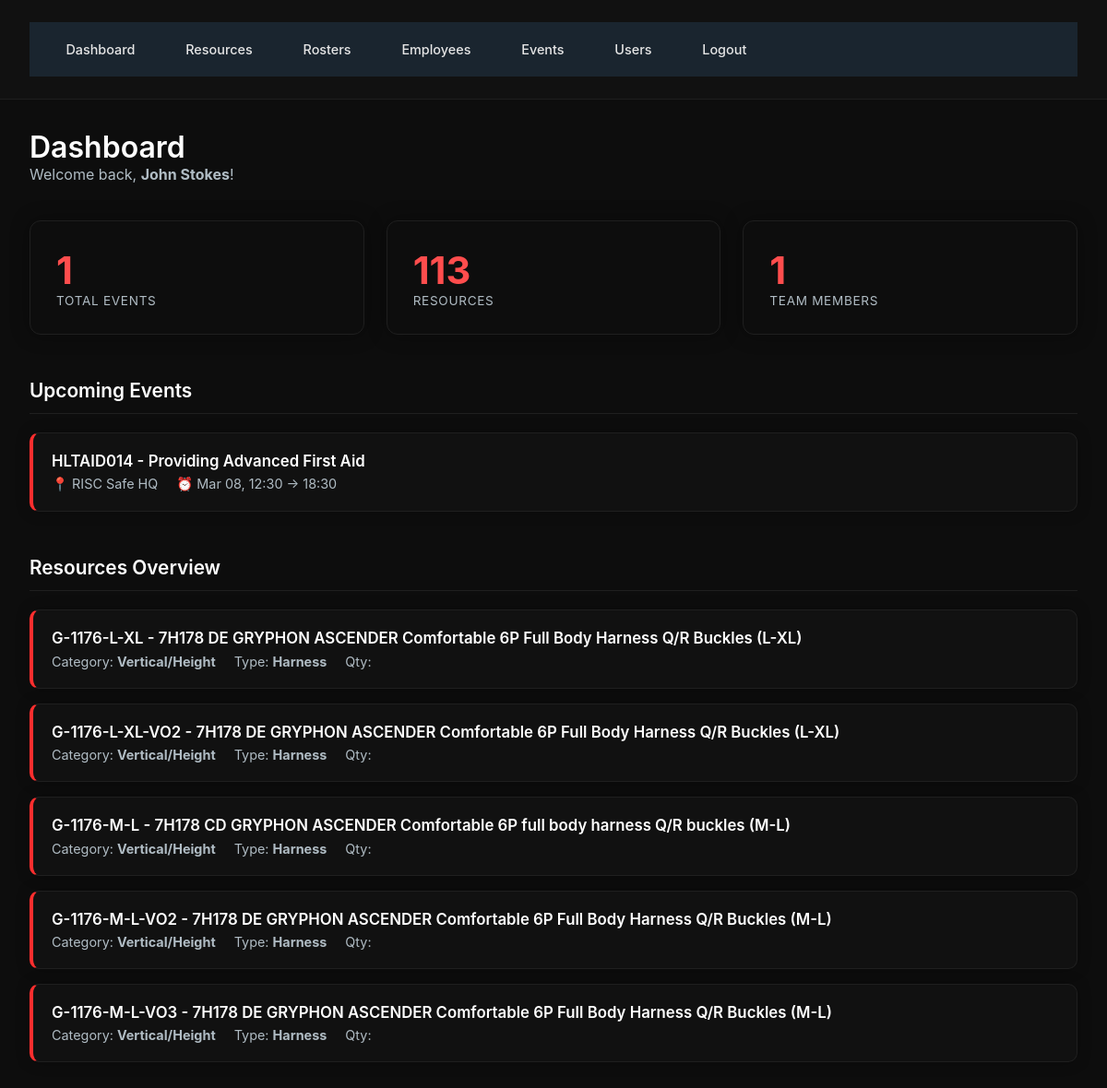
The app's page / (signed in) with its own data.
### Database.py (models this page shows, shortened)
class User(UserMixin, db.Model):
    id = db.Column(db.Integer, primary_key=True)
    username = db.Column(db.String(120), unique=True, nullable=False)
    password_hash = db.Column(db.String(255), nullable=False)
    is_admin = db.Column(db.Boolean, default=False)
    employee_id = db.Column(db.Integer, db.ForeignKey('employee.id'))
    employee = db.relationship('Employee', backref='user', uselist=False)

class Event(db.Model):
    id = db.Column(db.Integer, primary_key=True)
    title = db.Column(db.String(200))
    location = db.Column(db.String(200))
    start_time = db.Column(db.DateTime)
    end_time = db.Column(db.DateTime)
    setup_minutes = db.Column(db.Integer, default=0)
    packup_minutes = db.Column(db.Integer, default=0)
    employees = db.relationship("Employee", secondary=event_employee, cascade="all, delete", passive_deletes=True)
    resources = db.relationship("Resource", secondary=event_resource, cascade="all, delete", passive_deletes=True)

class Resource(db.Model):
    id = db.Column(db.Integer, primary_key=True)
    item_code = db.Column(db.String(120), unique=True, nullable=False)
    category = db.Column(db.String(120), nullable=False)
    type = db.Column(db.String(120), nullable=False)
    description = db.Column(db.String(255))
    qty = db.Column(db.Integer, default=1)
    asset_number = db.Column(db.String(120))
    dom = db.Column(db.Date)  # Date of Manufacture
    lifespan_years = db.Column(db.Integer)

### app.py (the view)
    @app.route('/')
    @login_required
    def index():
        events = Event.query.all()
        resources = Resource.query.all()
        employees = Employee.query.all()
        return render_template('index.html', events=events, resources=resources, employees=employees)

### Templates/index.html (shortened to what this page needs)
{% extends "base.html" %}
{% block content %}
<div class="dashboard-header">
  <div>
    <h2 class="dashboard-title">Dashboard</h2>
    <p class="welcome-text">Welcome back, <strong>{{ current_user.username }}</strong>!</p>
  </div>
</div>
<div class="stats-grid">
  <div class="stat-card">
    <div class="stat-value">{{ events|length }}</div>
    <div class="stat-label">Total Events</div>
  </div>
  <div class="stat-card">
    <div class="stat-value">{{ resources|length }}</div>
    <div class="stat-label">Resources</div>
  </div>
  <div class="stat-card">
    <div class="stat-value">{{ employees|length }}</div>
    <div class="stat-label">Team Members</div>
  </div>
</div>
<div class="dashboard-section">
  <h3 class="section-title">Upcoming Events</h3>
  {% if events %}
    <div class="events-list">
      {% for e in events[:5] %}
        <div class="event-card">
          <div class="event-title">{{ e.title }}</div>
          <div class="event-details">
            <span class="event-location">📍 {{ e.location }}</span>
            <span class="event-time">⏰ {{ e.start_time.strftime('%b %d, %H:%M') if e.start_time else 'N/A' }} → {{ e.end_time.strftime('%H:%M') if e.end_time else 'N/A' }}</span>
          </div>
        </div>
      {% endfor %}
    </div>
  {% else %}
    <div class="empty-state">
      No events scheduled. <a href="{{ url_for('events') }}">Create one</a>
    </div>
  {% endif %}
</div>
<div class="dashboard-section">
  <h3 class="section-title">Resources Overview</h3>
  {% if resources %}
    <div class="resources-list">
      {% for r in resources[:5] %}
        <div class="resource-card">
          <div class="resource-title">{{ r.item_code }} - {{ r.description }}</div>
          <div class="resource-details">
            <span>Category: <strong>{{ r.category }}</strong></span>
            <span>Type: <strong>{{ r.type }}</strong></span>
            <span>Qty: <strong>{{ r.quantity }}</strong></span>
          </div>
        </div>
      {% endfor %}
    </div>
  {% else %}
    <div class="empty-state">
      No resources added yet. <a href="{{ url_for('resources') }}">Add one</a>
    </div>
  {% endif %}
</div>
{% endblock %}

### Static/Css/styles.css (style rules this page uses)
* { margin: 0; padding: 0; box-sizing: border-box; }
body { font-family: '72', 'SAP Sans', system-ui, sans-serif; background-color: #000000; color: #e0e0e0; }

### Templates/base.html (style rules this page uses)
body { background: #0d0d0d; color: #e6e6e6; font-family: "Inter", "Segoe UI", sans-serif; margin: 0; padding: 0; }

### Templates/index.html (style rules this page uses)
.dashboard-header { display: flex; justify-content: space-between; align-items: center; margin-bottom: 2.5rem; }
.dashboard-title { font-size: 2rem; font-weight: 600; color: #ffffff; }
.welcome-text { font-size: 1rem; color: #b0bcc4; }
.stats-grid { display: grid; grid-template-columns: repeat(auto-fit, minmax(220px, 1fr)); gap: 1.5rem; margin-bottom: 3rem; }
.stat-card { background: #0d0d0d; border: 1px solid #1f1f1f; border-radius: 12px; padding: 1.75rem; box-shadow: 0 0 20px rgba(0,0,0,0.35); transition: 0.2s; }
.stat-value { font-size: 2.6rem; font-weight: 700; color: #ff4d4d; }
.stat-label { font-size: 0.85rem; color: #b0bcc4; text-transform: uppercase; letter-spacing: 0.05em; }
.dashboard-section { margin-bottom: 3rem; }
.section-title { font-size: 1.3rem; font-weight: 600; color: #ffffff; margin-bottom: 1.25rem; padding-bottom: 0.75rem; border-bottom: 1px solid #1f1f1f; }
.events-list, .resources-list { display: flex; flex-direction: column; gap: 1rem; }
.event-card, .resource-card { background: #111; border: 1px solid #1f1f1f; border-left: 4px solid #ff2e2e; border-radius: 10px; padding: 1.25rem; transition: 0.2s; box-shadow: 0 0 15px rgba(0,0,0,0.25); }
.event-title, .resource-title { font-weight: 600; color: #ffffff; margin-bottom: 0.4rem; font-size: 1.05rem; }
.event-details, .resource-details { font-size: 0.9rem; color: #b0bcc4; display: flex; gap: 1.25rem; flex-wrap: wrap; }
.event-time, .event-location { display: inline-flex; align-items: center; gap: 0.35rem; }

### records on screen
User: username "John Stokes"
Event: title "HLTAID014 - Providing Advanced First Aid", location "RISC Safe HQ", start_time "Mar 08, 12:30", end_time "18:30"
Resource: item_code "G-1176-L-XL", description "7H178 DE GRYPHON ASCENDER Comfortable 6P Full Body Harness Q/R Buckles (L-XL)", category "Vertical/Height", type "Harness"
Resource: item_code "G-1176-L-XL-VO2", description "7H178 DE GRYPHON ASCENDER Comfortable 6P Full Body Harness Q/R Buckles (L-XL)", category "Vertical/Height", type "Harness"
Resource: item_code "G-1176-M-L", description "7H178 CD GRYPHON ASCENDER Comfortable 6P full body harness Q/R buckles (M-L)", category "Vertical/Height", type "Harness"
Resource: item_code "G-1176-M-L-VO2", description "7H178 DE GRYPHON ASCENDER Comfortable 6P Full Body Harness Q/R Buckles (M-L)", category "Vertical/Height", type "Harness"
Resource: item_code "G-1176-M-L-VO3", description "7H178 DE GRYPHON ASCENDER Comfortable 6P Full Body Harness Q/R Buckles (M-L)", category "Vertical/Height", type "Harness"

### other values on screen
{{ events|length }} "1"
{{ resources|length }} "113"
{{ employees|length }} "1"
